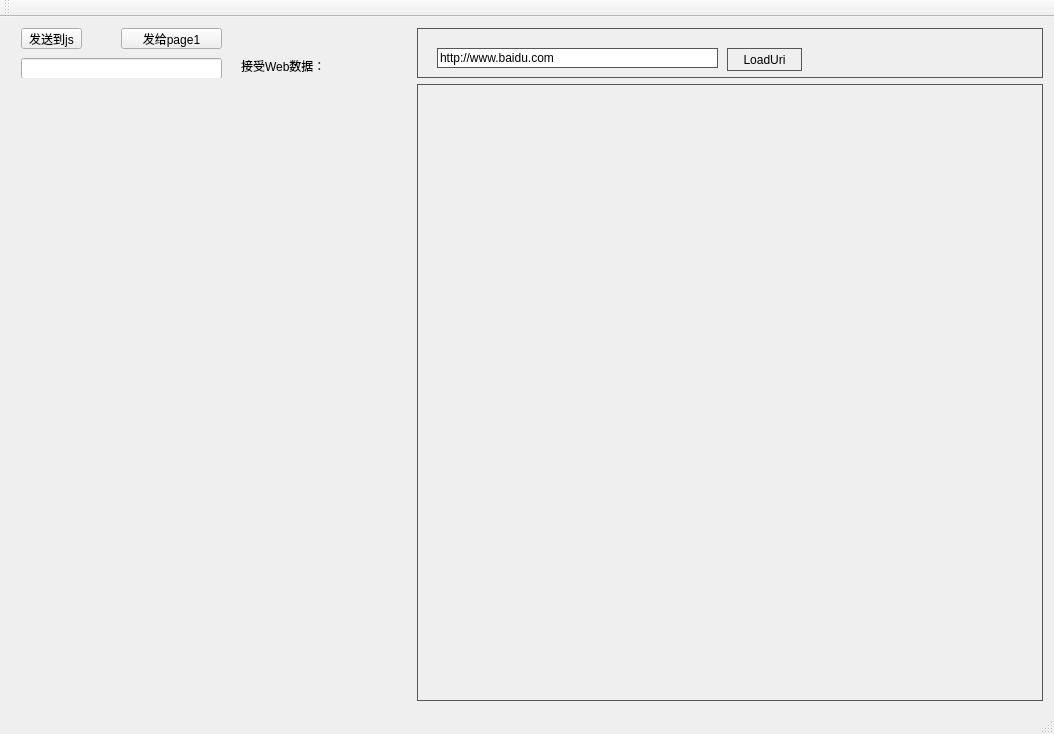
<?xml version="1.0" encoding="UTF-8"?>
<ui version="4.0">
 <class>MainWindow</class>
 <widget class="QMainWindow" name="MainWindow">
  <property name="geometry">
   <rect>
    <x>0</x>
    <y>0</y>
    <width>1054</width>
    <height>734</height>
   </rect>
  </property>
  <property name="windowTitle">
   <string>qceflibtest</string>
  </property>
  <widget class="QWidget" name="centralWidget">
   <layout class="QHBoxLayout" name="horizontalLayout_2">
    <item>
     <layout class="QVBoxLayout" name="verticalLayout_2">
      <property name="spacing">
       <number>12</number>
      </property>
      <item>
       <widget class="QWidget" name="widget" native="true">
        <property name="maximumSize">
         <size>
          <width>400</width>
          <height>50</height>
         </size>
        </property>
        <widget class="QPushButton" name="pushButton1">
         <property name="geometry">
          <rect>
           <x>110</x>
           <y>0</y>
           <width>101</width>
           <height>21</height>
          </rect>
         </property>
         <property name="text">
          <string>发给page1</string>
         </property>
        </widget>
        <widget class="QPushButton" name="pushButton2">
         <property name="geometry">
          <rect>
           <x>10</x>
           <y>0</y>
           <width>61</width>
           <height>21</height>
          </rect>
         </property>
         <property name="text">
          <string>发送到js</string>
         </property>
        </widget>
        <widget class="QLineEdit" name="lineEdit">
         <property name="geometry">
          <rect>
           <x>10</x>
           <y>30</y>
           <width>201</width>
           <height>21</height>
          </rect>
         </property>
        </widget>
        <widget class="QLabel" name="label">
         <property name="geometry">
          <rect>
           <x>230</x>
           <y>30</y>
           <width>81</width>
           <height>16</height>
          </rect>
         </property>
         <property name="text">
          <string>接受Web数据：</string>
         </property>
        </widget>
        <widget class="QLabel" name="label_webmsg">
         <property name="geometry">
          <rect>
           <x>310</x>
           <y>30</y>
           <width>81</width>
           <height>16</height>
          </rect>
         </property>
         <property name="text">
          <string/>
         </property>
        </widget>
        <zorder>pushButton1</zorder>
        <zorder>lineEdit</zorder>
        <zorder>label</zorder>
        <zorder>label_webmsg</zorder>
        <zorder>pushButton2</zorder>
       </widget>
      </item>
      <item>
       <widget class="QCefWebView" name="widget_1" native="true">
        <property name="maximumSize">
         <size>
          <width>400</width>
          <height>16777215</height>
         </size>
        </property>
       </widget>
      </item>
      <item>
       <widget class="QCefWebView" name="widget_2" native="true">
        <property name="maximumSize">
         <size>
          <width>400</width>
          <height>16777215</height>
         </size>
        </property>
       </widget>
      </item>
     </layout>
    </item>
    <item>
     <layout class="QVBoxLayout" name="verticalLayout">
      <item>
       <widget class="QWidget" name="widget_4" native="true">
        <property name="maximumSize">
         <size>
          <width>16777215</width>
          <height>50</height>
         </size>
        </property>
        <property name="styleSheet">
         <string notr="true">border:1px solid #555;</string>
        </property>
        <widget class="QLineEdit" name="lineEdit_url">
         <property name="geometry">
          <rect>
           <x>20</x>
           <y>20</y>
           <width>281</width>
           <height>20</height>
          </rect>
         </property>
         <property name="text">
          <string>http://www.baidu.com</string>
         </property>
        </widget>
        <widget class="QPushButton" name="pushButton_loaduri">
         <property name="geometry">
          <rect>
           <x>310</x>
           <y>20</y>
           <width>75</width>
           <height>23</height>
          </rect>
         </property>
         <property name="text">
          <string>LoadUri</string>
         </property>
        </widget>
       </widget>
      </item>
      <item>
       <widget class="QWidget" name="widget_3" native="true">
        <property name="styleSheet">
         <string notr="true">border:1px solid #555;</string>
        </property>
       </widget>
      </item>
     </layout>
    </item>
   </layout>
  </widget>
  <widget class="QMenuBar" name="menuBar">
   <property name="geometry">
    <rect>
     <x>0</x>
     <y>0</y>
     <width>1054</width>
     <height>23</height>
    </rect>
   </property>
  </widget>
  <widget class="QToolBar" name="mainToolBar">
   <attribute name="toolBarArea">
    <enum>TopToolBarArea</enum>
   </attribute>
   <attribute name="toolBarBreak">
    <bool>false</bool>
   </attribute>
  </widget>
  <widget class="QStatusBar" name="statusBar"/>
 </widget>
 <layoutdefault spacing="6" margin="11"/>
 <customwidgets>
  <customwidget>
   <class>QCefWebView</class>
   <extends>QWidget</extends>
   <header location="global">qcefwebview.h</header>
   <container>1</container>
  </customwidget>
 </customwidgets>
 <resources/>
 <connections/>
</ui>
